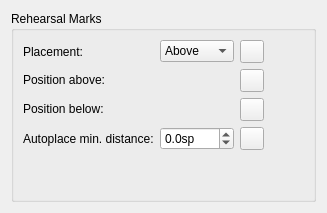
      <widget class="QWidget" name="PageRehearsalMarks">
       <layout class="QVBoxLayout" name="verticalLayout_51">
        <item>
         <widget class="QGroupBox" name="groupBox_35">
          <property name="title">
           <string>Rehearsal Marks</string>
          </property>
          <layout class="QGridLayout" name="gridLayout_28">
           <item row="3" column="0">
            <widget class="QLabel" name="label_149">
             <property name="text">
              <string>Autoplace min. distance:</string>
             </property>
            </widget>
           </item>
           <item row="2" column="0">
            <widget class="QLabel" name="label_150">
             <property name="sizePolicy">
              <sizepolicy hsizetype="Fixed" vsizetype="Fixed">
               <horstretch>0</horstretch>
               <verstretch>0</verstretch>
              </sizepolicy>
             </property>
             <property name="text">
              <string>Position below:</string>
             </property>
            </widget>
           </item>
           <item row="0" column="1">
            <widget class="QComboBox" name="rehearsalMarkPlacement">
             <item>
              <property name="text">
               <string notr="true">Above</string>
              </property>
             </item>
             <item>
              <property name="text">
               <string notr="true">Below</string>
              </property>
             </item>
            </widget>
           </item>
           <item row="4" column="0">
            <spacer name="verticalSpacer_28">
             <property name="orientation">
              <enum>Qt::Vertical</enum>
             </property>
             <property name="sizeHint" stdset="0">
              <size>
               <width>20</width>
               <height>40</height>
              </size>
             </property>
            </spacer>
           </item>
           <item row="0" column="2">
            <widget class="QToolButton" name="resetRehearsalMarkPlacement">
             <property name="toolTip">
              <string>Reset to default</string>
             </property>
             <property name="accessibleName">
              <string>Reset 'Placement' value</string>
             </property>
             <property name="text">
              <string notr="true"/>
             </property>
             <property name="icon">
              <iconset resource="musescore.qrc">
               <normaloff>:/data/icons/edit-reset.svg</normaloff>:/data/icons/edit-reset.svg</iconset>
             </property>
            </widget>
           </item>
           <item row="2" column="2">
            <widget class="QToolButton" name="resetRehearsalMarkPosBelow">
             <property name="toolTip">
              <string>Reset to default</string>
             </property>
             <property name="accessibleName">
              <string>Reset 'Position Below' value</string>
             </property>
             <property name="text">
              <string notr="true"/>
             </property>
             <property name="icon">
              <iconset resource="musescore.qrc">
               <normaloff>:/data/icons/edit-reset.svg</normaloff>:/data/icons/edit-reset.svg</iconset>
             </property>
            </widget>
           </item>
           <item row="1" column="0">
            <widget class="QLabel" name="label_151">
             <property name="sizePolicy">
              <sizepolicy hsizetype="Fixed" vsizetype="Fixed">
               <horstretch>0</horstretch>
               <verstretch>0</verstretch>
              </sizepolicy>
             </property>
             <property name="text">
              <string>Position above:</string>
             </property>
            </widget>
           </item>
           <item row="1" column="2">
            <widget class="QToolButton" name="resetRehearsalMarkPosAbove">
             <property name="toolTip">
              <string>Reset to default</string>
             </property>
             <property name="accessibleName">
              <string>Reset 'Position Above' value</string>
             </property>
             <property name="text">
              <string notr="true"/>
             </property>
             <property name="icon">
              <iconset resource="musescore.qrc">
               <normaloff>:/data/icons/edit-reset.svg</normaloff>:/data/icons/edit-reset.svg</iconset>
             </property>
            </widget>
           </item>
           <item row="0" column="0">
            <widget class="QLabel" name="label_152">
             <property name="text">
              <string>Placement:</string>
             </property>
             <property name="buddy">
              <cstring>textLinePlacement</cstring>
             </property>
            </widget>
           </item>
           <item row="1" column="3">
            <spacer name="horizontalSpacer_36">
             <property name="orientation">
              <enum>Qt::Horizontal</enum>
             </property>
             <property name="sizeHint" stdset="0">
              <size>
               <width>40</width>
               <height>20</height>
              </size>
             </property>
            </spacer>
           </item>
           <item row="3" column="1">
            <widget class="QDoubleSpinBox" name="rehearsalMarkMinDistance">
             <property name="sizePolicy">
              <sizepolicy hsizetype="Preferred" vsizetype="Fixed">
               <horstretch>0</horstretch>
               <verstretch>0</verstretch>
              </sizepolicy>
             </property>
             <property name="suffix">
              <string>sp</string>
             </property>
             <property name="decimals">
              <number>1</number>
             </property>
             <property name="minimum">
              <double>-100.000000000000000</double>
             </property>
             <property name="singleStep">
              <double>0.500000000000000</double>
             </property>
            </widget>
           </item>
           <item row="3" column="2">
            <widget class="QToolButton" name="resetRehearsalMarkMinDistance">
             <property name="toolTip">
              <string>Reset to default</string>
             </property>
             <property name="accessibleName">
              <string>Reset 'Autoplace min. distance' value</string>
             </property>
             <property name="text">
              <string notr="true"/>
             </property>
             <property name="icon">
              <iconset resource="musescore.qrc">
               <normaloff>:/data/icons/edit-reset.svg</normaloff>:/data/icons/edit-reset.svg</iconset>
             </property>
            </widget>
           </item>
           <item row="1" column="1">
            <widget class="Ms::OffsetSelect" name="rehearsalMarkPosAbove" native="true"/>
           </item>
           <item row="2" column="1">
            <widget class="Ms::OffsetSelect" name="rehearsalMarkPosBelow" native="true"/>
           </item>
          </layout>
         </widget>
        </item>
       </layout>
      </widget>
